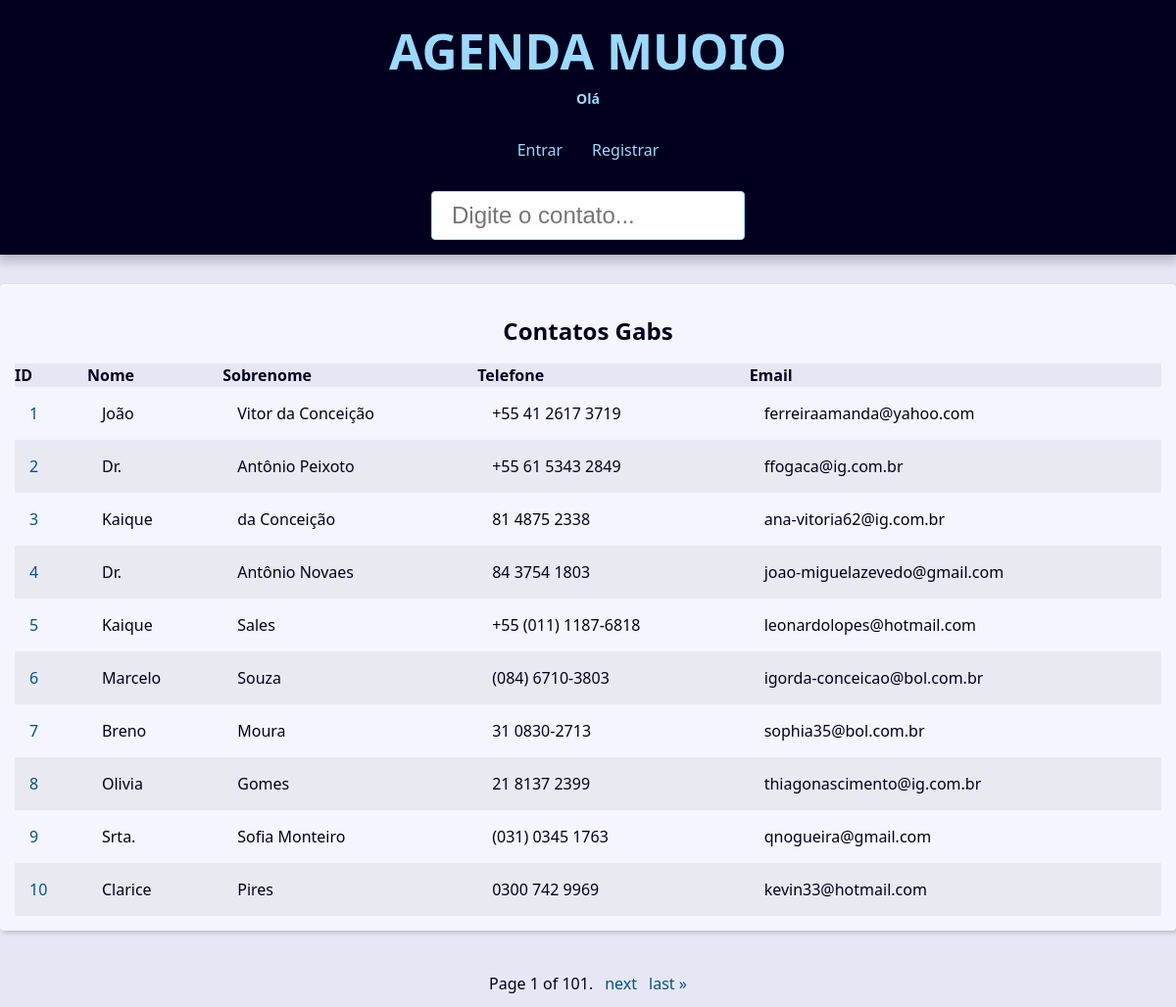
The page / on the database its author committed.
### contact/models.py (models this page shows, shortened)
class Contact(models.Model):
    first_name = models.CharField(max_length=50)
    last_name = models.CharField(max_length=50, verbose_name='Sobrenome')
    phone = models.CharField(max_length=50)
    email = models.EmailField(max_length=254)
    created_date = models.DateTimeField(default=timezone.now)
    description = models.TextField(blank=True)
    show = models.BooleanField(default=True)
    picture = models.ImageField(upload_to='pictures/%Y/%m/', blank=True)
    category = models.ForeignKey(
        Category,
        on_delete=models.SET_NULL,
        blank=True,
        null=True,
    )
    owner = models.ForeignKey(
        User,
        on_delete=models.SET_NULL,
        blank=True,
        null=True,
    )

### contact/views/contact_views.py (the view)
# urls.py: path('', views.index, name='index'),  # type: ignore
def index(request):
    contacts = Contact.objects.filter(show=True).order_by('id')
    paginacao = Paginator(contacts, 10)
    pag_number = request.GET.get("page")
    pag_obj = paginacao.get_page(pag_number)
    context = {
        'pag_obj_': pag_obj,
        'site_title': 'Contatos - '
    }
    return render(
        request,
        'contact/index.html',
        context
    )

### contact/templates/contact/index.html
{% extends 'global/base.html' %}
{% block content %}
{% if pag_obj_ %}
    <div class="responsive-table">
        <table class="contacts-table">
            <caption class="table-caption">
                Contatos Gabs
            </caption>
            <thead>
                <tr class="table-row table-row-header">
                    <th class="table_header">ID</th>
                    <th class="table_header">Nome</th>
                    <th class="table_header">Sobrenome</th>
                    <th class="table_header">Telefone</th>
                    <th class="table_header">Email</th>
                </tr>
            </thead>
            <tbody>
                {% for c in pag_obj_ %}
                    <tr class="table-row">
                        <td class="table-cel">
                            <a class="table-link" href="{% url 'contact:contact' c.id %}">
                                {{c.id}}
                            </a>
                        </td>
                        <td class="table-cel">
                            {{c.first_name}}
                        </td>
                        <td class="table-cel">
                            {{c.last_name}}
                        </td>
                        <td class="table-cel">
                            {{c.phone}}
                        </td>
                        <td class="table-cel">
                            {{c.email}}
                        </td>
                    </tr>
                {% endfor %}
        </table>
    </div>
{% else %}
    <div class"single-contact">
        <h1 class="single-contact-name">
            Nenhum contato encontrado
        </h1>
    </div>
{% endif %}
{% endblock content %}

### base_static/global/css/style.css (style rules this page uses)
:root { --spacing: 1.5rem; --link-dark-color: rgb(0, 83, 134); --link-light-color: rgb(156, 217, 255); --clr-white: rgb(245, 245, 255); --clr-black: rgb(0, 0, 30); --clr-light-gray: rgb(230, 230, 245); --clr-dark-shadow-5: rgba(0, 0, 10, 5%); --clr-dark-shadow-10: rgba(0, 0, 10, 10%); --clr-dark-shadow-20: rgba(0, 0, 10, 20%); --clr-light-shadow-5: rgba(200, 200, 255, 5%); --clr-light-shadow-10: rgba(200, 200, 255, 10%); --clr-light-shadow-20: rgba(200, 200, 255, 20%); --main-page-width: 120rem; --table-min-width: 60rem; --biggest-font-size: 5rem; --bigger-font-size: 4rem; --big-font-size: 3.2rem; --medium-font-size: 2.4rem; --small-font-size: 1.6rem; --smaller-font-size: 1.4rem; --smallest-font-size: 1.2rem; --transition-fast: 300ms; --transition-medium: 600ms; --transition-slow: 1s; --default-border-radius: 4px; }
*, *::before, *::after { margin: 0; padding: 0; box-sizing: border-box; }
html { font-size: 62.5%; }
body { font-family: system-ui, -apple-system, BlinkMacSystemFont, 'Segoe UI', Roboto, Oxygen, Ubuntu, Cantarell, 'Open Sans', 'Helvetica Neue', sans-serif; line-height: 1.5; font-size: var(--small-font-size); color: var(--clr-black); -webkit-font-smoothing: antialiased; background: var(--clr-light-gray); }
.responsive-table { width: 100%; overflow-x: auto; }
.contacts-table { width: 100%; min-width: var(--table-min-width); border-collapse: collapse; }
.table-caption { font-size: var(--medium-font-size); font-weight: bold; padding: var(--spacing); }
.table-row { text-align: left; text-overflow: ellipsis; transition: background-color var(--transition-fast) ease-in-out; }
.table-row:nth-of-type(2n) { background: var(--clr-dark-shadow-5); }
.table-row-header { background: var(--clr-light-gray); color: var(--clr-black); }
.table-cel, .table-header { padding: var(--spacing); }
.table-link { color: var(--link-dark-color); transition: color var(--transition-fast) ease-in-out; text-decoration: none; }

### rows shown on the page
Contact: id "1", first_name "João", last_name "Vitor da Conceição", phone "+55 41 2617 3719", email "ferreiraamanda@yahoo.com"
Contact: id "2", first_name "Dr.", last_name "Antônio Peixoto", phone "+55 61 5343 2849", email "ffogaca@ig.com.br"
Contact: id "3", first_name "Kaique", last_name "da Conceição", phone "81 4875 2338", email "ana-vitoria62@ig.com.br"
Contact: id "4", first_name "Dr.", last_name "Antônio Novaes", phone "84 3754 1803", email "joao-miguelazevedo@gmail.com"
Contact: id "5", first_name "Kaique", last_name "Sales", phone "+55 (011) 1187-6818", email "leonardolopes@hotmail.com"
Contact: id "6", first_name "Marcelo", last_name "Souza", phone "(084) 6710-3803", email "igorda-conceicao@bol.com.br"
Contact: id "7", first_name "Breno", last_name "Moura", phone "31 0830-2713", email "sophia35@bol.com.br"
Contact: id "8", first_name "Olivia", last_name "Gomes", phone "21 8137 2399", email "thiagonascimento@ig.com.br"
Contact: id "9", first_name "Srta.", last_name "Sofia Monteiro", phone "(031) 0345 1763", email "qnogueira@gmail.com"
Contact: id "10", first_name "Clarice", last_name "Pires", phone "0300 742 9969", email "kevin33@hotmail.com"

### other values the page prints
{{ pag_obj_.number }} "1"
{{ pag_obj_.paginator.num_pages }} "101"
